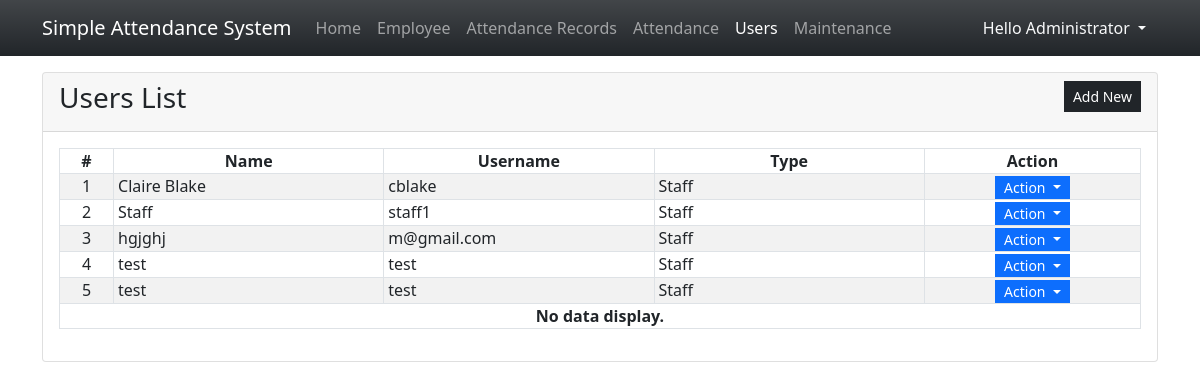
Before: /?page=users (signed in) with the older database file.
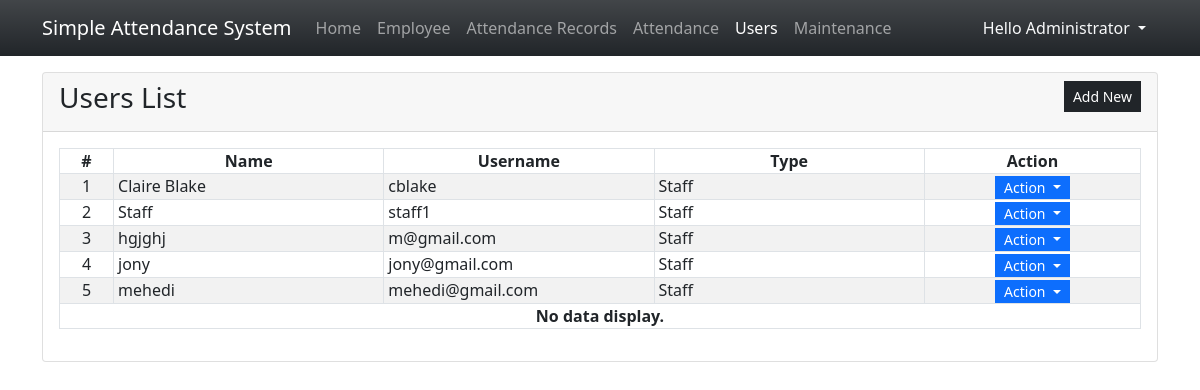
After: the same page with the newer database file.
### tables this page shows
CREATE TABLE `user_list` (
            `user_id` INTEGER NOT NULL PRIMARY KEY AUTOINCREMENT,
            `fullname` INTEGER NOT NULL,
            `username` TEXT NOT NULL,
            `password` TEXT NOT NULL,
            `type` INTEGER NOT NULL,
            `status` INTEGER NOT NULL Default 1,
            `date_created` TIMESTAMP DEFAULT CURRENT_TIMESTAMP
        );

### users.php (the view, shortened to what this page needs)
<div class="card">
    <div class="card-header d-flex justify-content-between">
        <h3 class="card-title">Users List</h3>
        <div class="card-tools align-middle">
            <button class="btn btn-dark btn-sm py-1 rounded-0" type="button" id="create_new">Add New</button>
        </div>
    </div>
    <div class="card-body">
        <table class="table table-hover table-striped table-bordered">
            <colgroup>
                <col width="5%">
                <col width="25%">
                <col width="25%">
                <col width="25%">
                <col width="20%">
            </colgroup>
            <thead>
                <tr>
                    <th class="text-center p-0">#</th>
                    <th class="text-center p-0">Name</th>
                    <th class="text-center p-0">Username</th>
                    <th class="text-center p-0">Type</th>
                    <th class="text-center p-0">Action</th>
                </tr>
            </thead>
            <tbody>
                <?php
                $sql = "SELECT * FROM `user_list` where user_id != 1 order by `fullname` asc";
                $qry = $conn->query($sql);
                $i = 1;
                    while($row = $qry->fetchArray()):
                ?>
                <tr>
                    <td class="text-center p-0"><?php echo $i++; ?></td>
                    <td class="py-0 px-1"><?php echo $row['fullname'] ?></td>
                    <td class="py-0 px-1"><?php echo $row['username'] ?></td>
                    <td class="py-0 px-1"><?php echo ($row['type'] == 1)? 'Administrator':'Staff' ?></td>
                    <th class="text-center py-0 px-1">
                        <div class="btn-group" role="group">
                            <button id="btnGroupDrop1" type="button" class="btn btn-primary dropdown-toggle btn-sm rounded-0 py-0" data-bs-toggle="dropdown" aria-expanded="false">
                            Action
                            </button>
                        </div>
                    </th>
                </tr>
                <?php endwhile; ?>
                <?php if(!$qry->fetchArray()): ?>
                    <tr>
                        <th class="text-center p-0" colspan="5">No data display.</th>
                    </tr>
                <?php endif; ?>
            </tbody>
        </table>
    </div>
</div>

Changed rows visible on the page:
removed user_list: fullname "test", username "test", type "Staff"
removed user_list: fullname "test", username "test", type "Staff"
added user_list: fullname "jony", username "jony@gmail.com", type "Staff"
added user_list: fullname "mehedi", username "mehedi@gmail.com", type "Staff"
